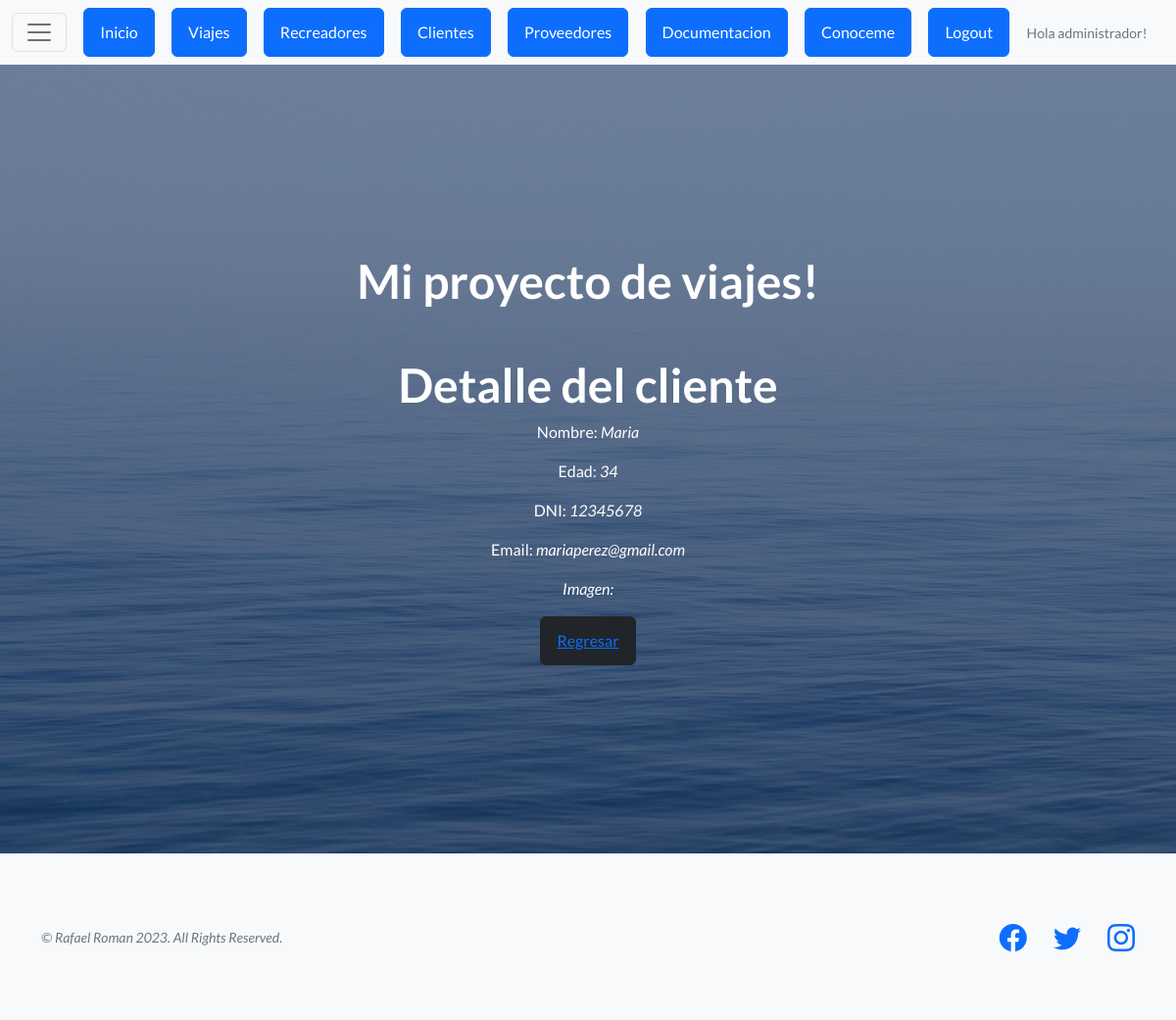
Page /proyecto/clientes/detalle//3/ (signed in) on the earlier database version.
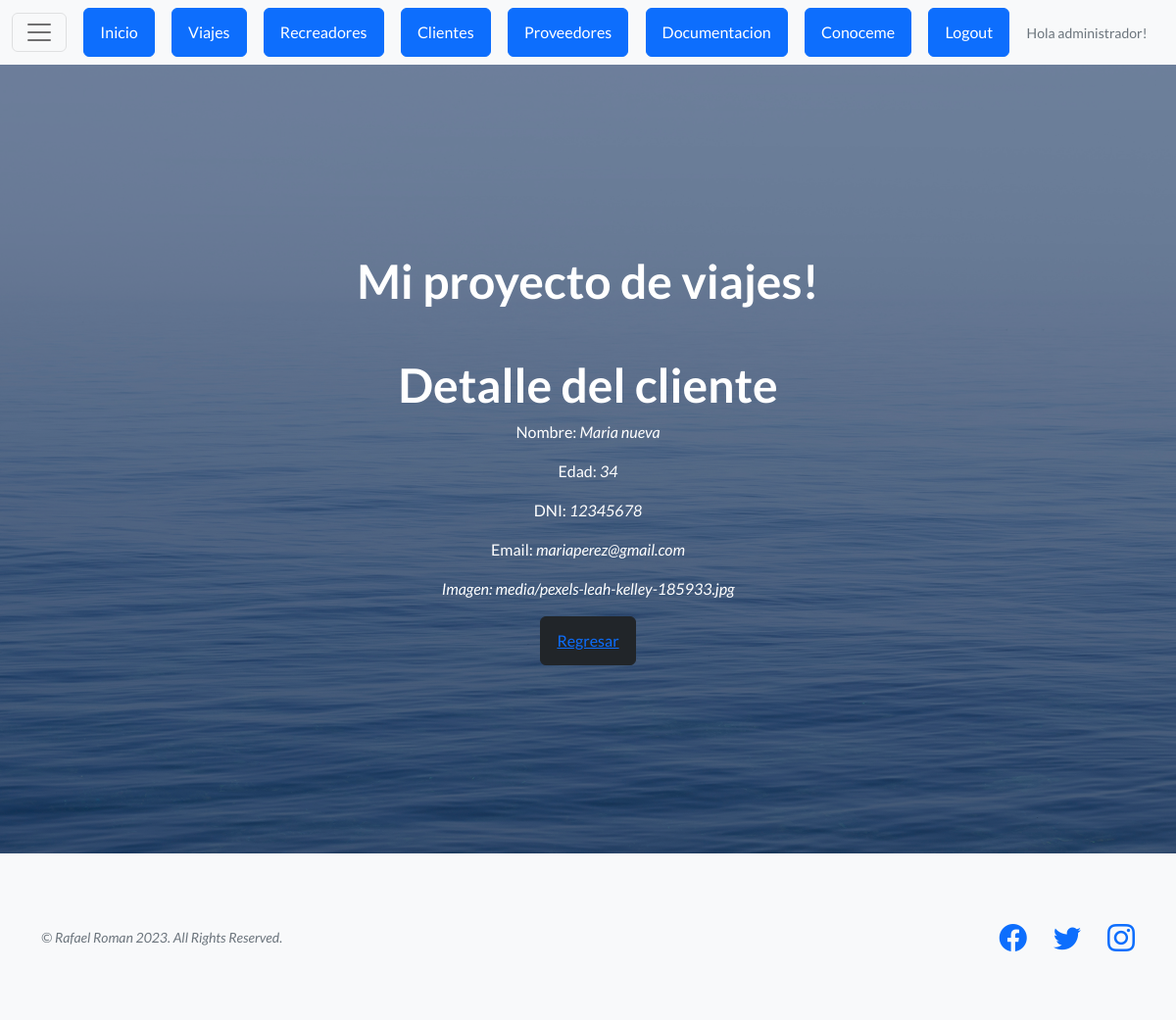
Same page on the later database version.
### appexcursiones/models.py (models this page shows, shortened)
class Clientes(models.Model):
   nombre = models.CharField(max_length=50)
   apellido = models.CharField(max_length=50)
   dni = models.IntegerField()
   edad = models.IntegerField()
   email= models.EmailField(max_length=80)
   imagen_viaj= models.ImageField(null=True, blank=True, upload_to="media")

### appexcursiones/views.py (the view)
# urls.py: path('clientes/detalle//<pk>/', views.ClientesDetailViews.as_view(), name="proyecto-clientes-detail"),
class ClientesDetailViews(LoginRequiredMixin, DetailView):
    model = Clientes
    template_name = "Appnuevo/clientes_detail.html"

### appexcursiones/templates/Appnuevo/clientes_detail.html
{% extends "Appnuevo/base.html" %}
{% load static %}
{% block contenido %}
<h1>Detalle del cliente</h1>
<p>Nombre: <i>{{clientes.nombre}} {{recreadores.apellido}}</i></p>
<p>Edad: <i>{{clientes.edad}}</i></p>
<p>DNI: <i>{{clientes.dni}}</i></p>
<p>Email: <i>{{clientes.email}}</p>
<p>Imagen: <i>{{clientes.imagen_viaj}}</p>
<button type="button" class="btn btn-dark"><a href="{% url 'proyecto-clientes-list' %}">Regresar</a></button>
{% endblock contenido %}

Differences in the rows shown:
changed Clientes "mariaperez@gmail.com": nombre "Maria" → "Maria nueva"; imagen_viaj (not shown) → "media/pexels-leah-kelley-185933.jpg"
